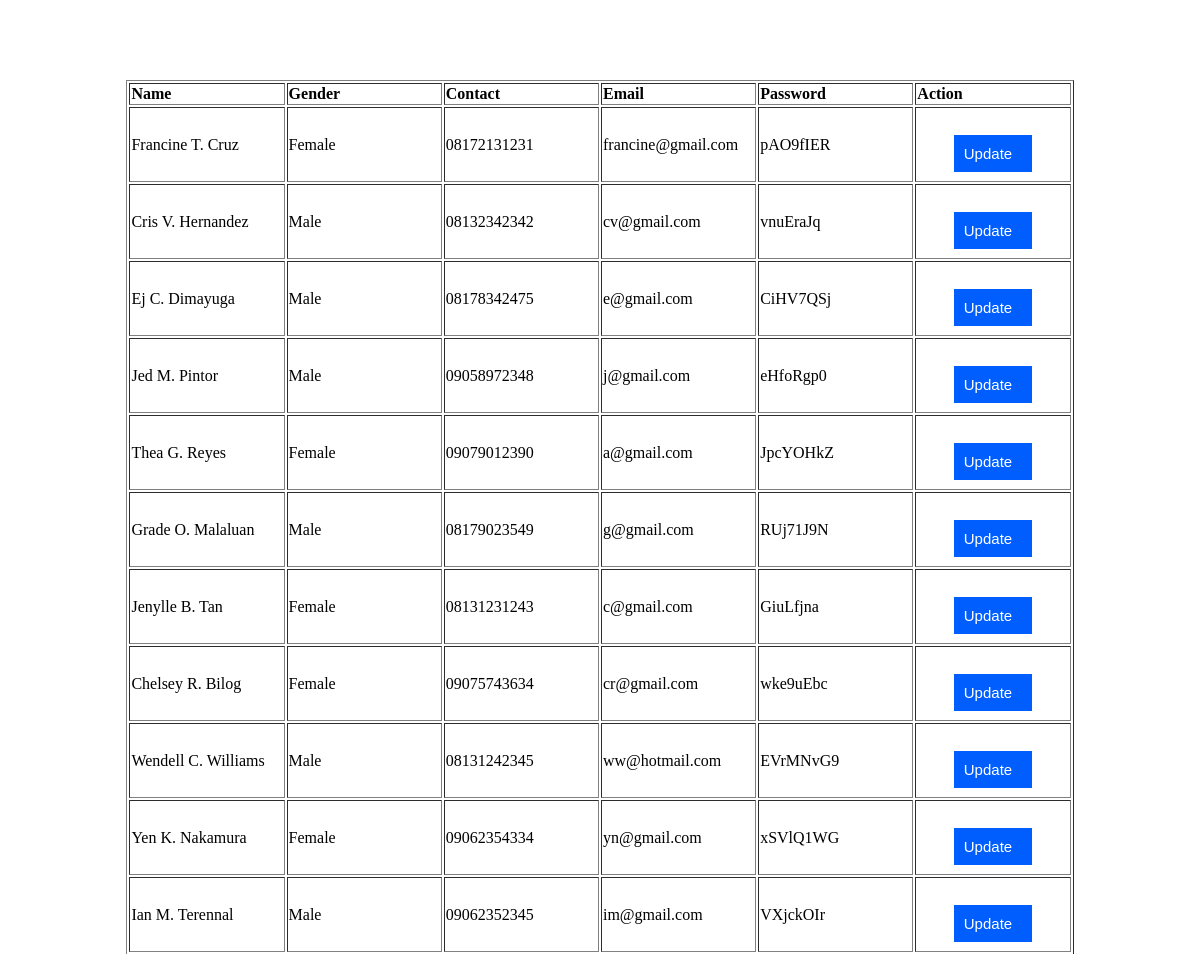
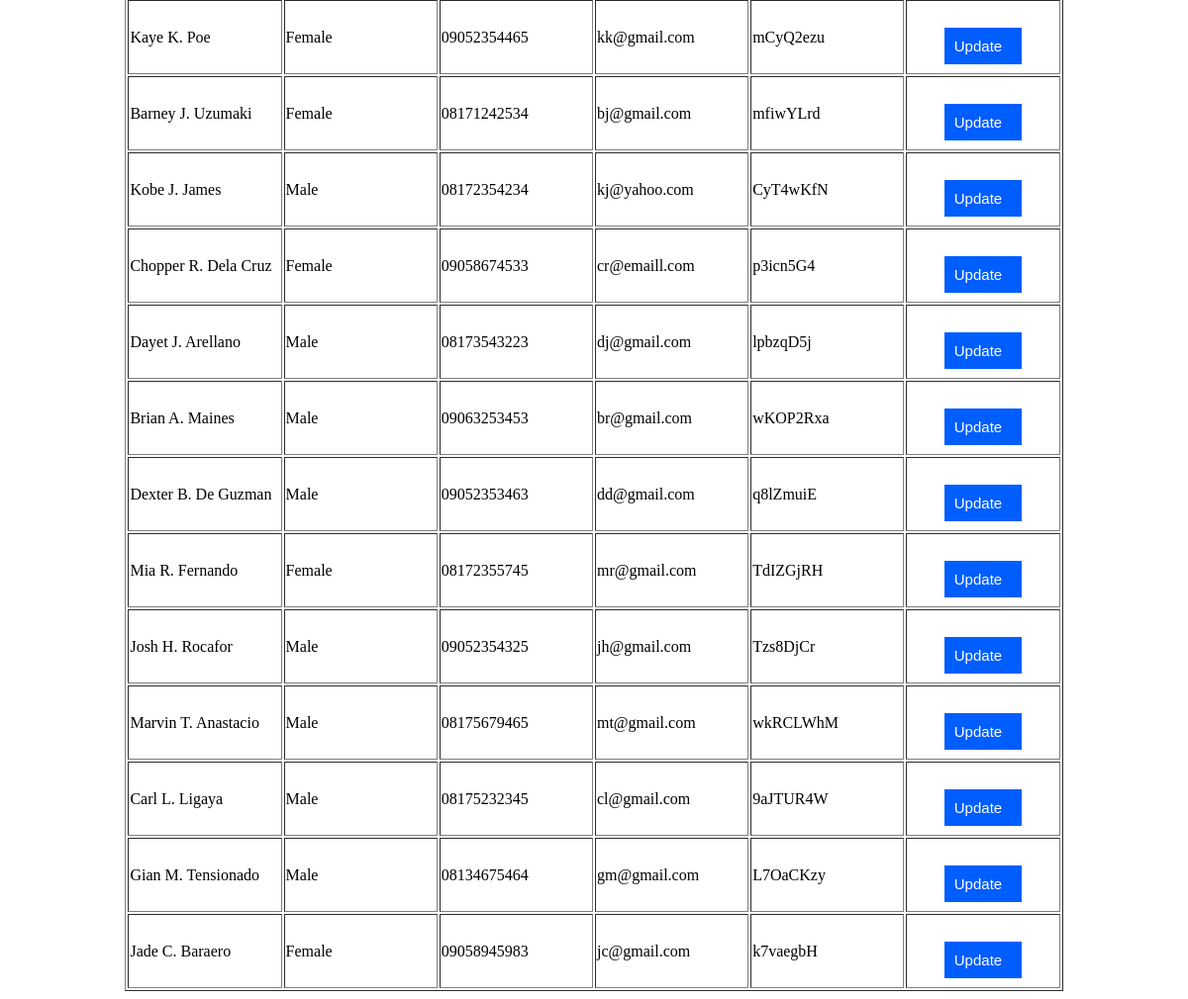
Before: /admin/retriever.php with the older database file (2 pictures, top to bottom).
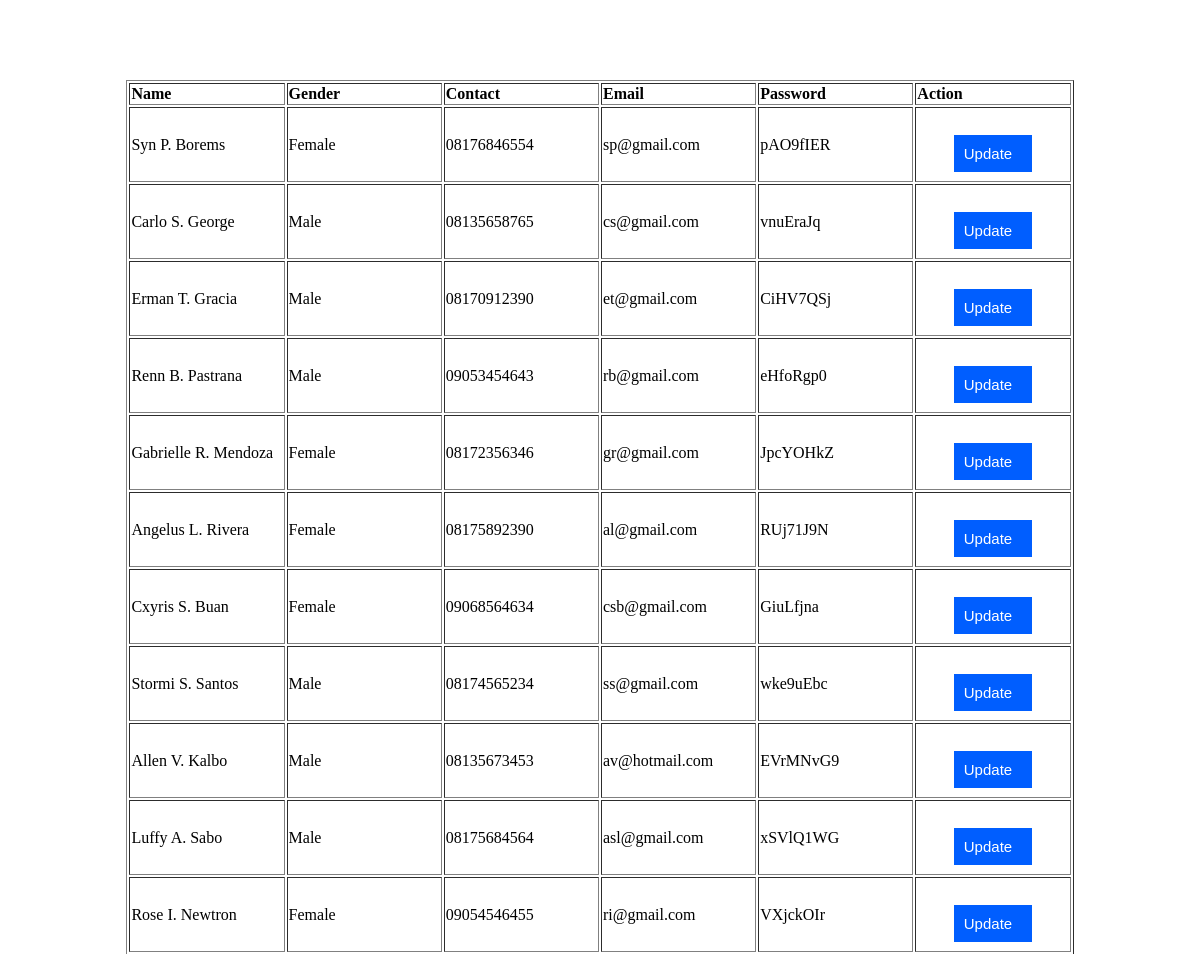
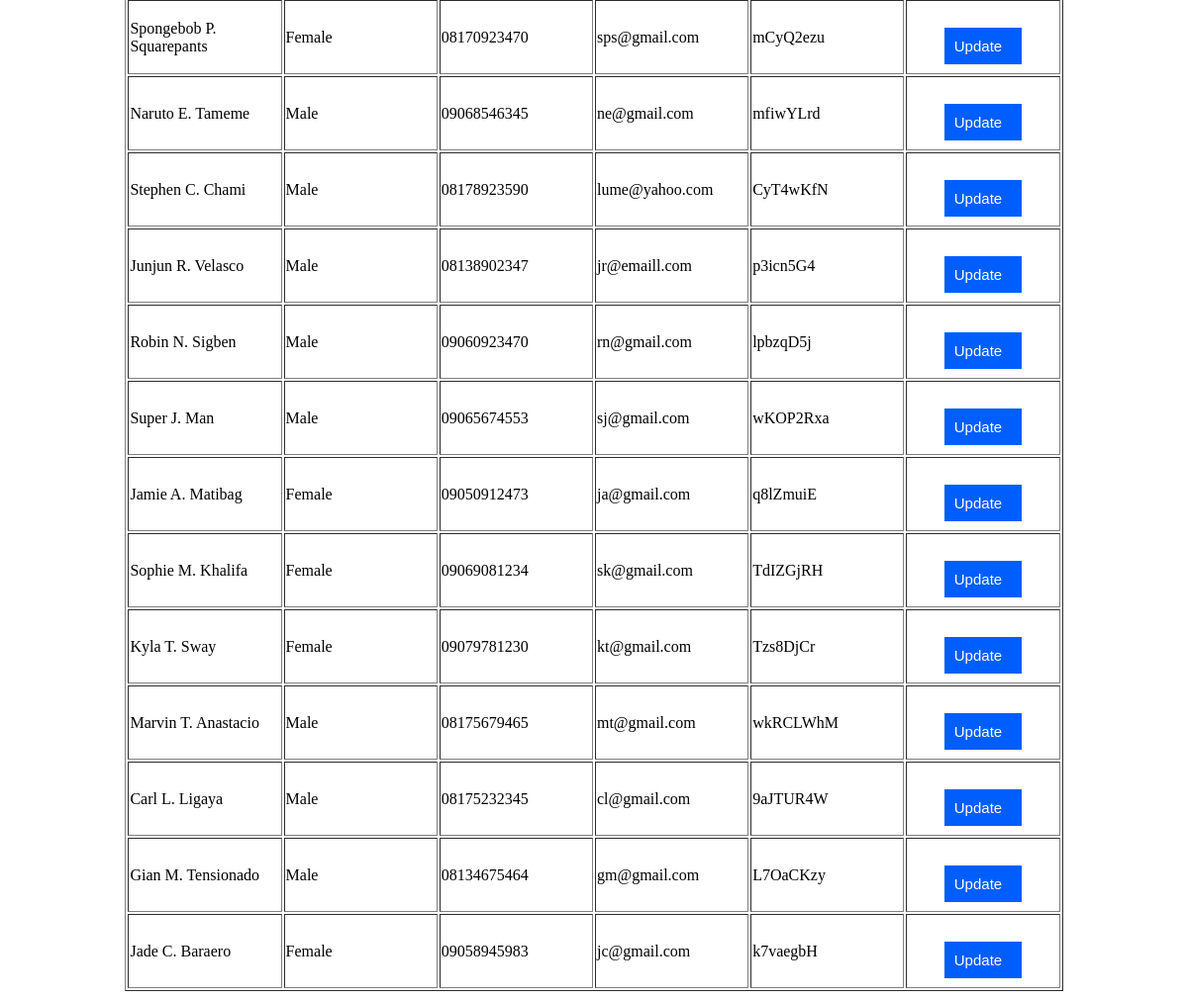
After: the same page with the newer database file (2 pictures, top to bottom).
### tables this page shows
CREATE TABLE `tbl_user` (
  `id_user` int(11) NOT NULL,
  `first_name` varchar(255) NOT NULL,
  `middle_name` varchar(255) NOT NULL,
  `last_name` varchar(255) NOT NULL,
  `gender` varchar(255) NOT NULL,
  `preffix` varchar(255) NOT NULL,
  `seven_digit` varchar(255) NOT NULL,
  `email` varchar(255) NOT NULL,
  `password` varchar(255) NOT NULL
);

### admin/retriever.php (the view, shortened to what this page needs)
<center>
<table border="1" width="80%">
<tr>
    <td width="16%"><b>Name</td>
    <td width="16%"><b>Gender</td>
    <td width="16%"><b>Contact</td>
    <td width="16%"><b>Email</td>
    <td width="16%"><b>Password</td>
    <td width="16%"><b>Action</td>
</tr>
<?php
include ("../connections.php");
$retrieve_query = mysqli_query($connections, "SELECT * FROM tbl_user");
while($row_users = mysqli_fetch_assoc($retrieve_query)){
    $id_user = $row_users["id_user"];
    $db_first_name = $row_users["first_name"];
    $db_middle_name = $row_users["middle_name"];
    $db_last_name = $row_users["last_name"];
    $db_gender = ucfirst($row_users["gender"]);
    $db_preffix = $row_users["preffix"];
    $db_seven_digit = $row_users["seven_digit"];
    $db_email = $row_users["email"];
    $db_password = $row_users["password"];
    $full_name = ucfirst($db_first_name) . " " . ucfirst($db_middle_name[0]) . ". " . ucfirst($db_last_name);
    $contact = $db_preffix.$db_seven_digit;
    $jScript = md5(rand(1,9));
    $newScript = md5(rand(1,9));
    $getUpdate = md5(rand(1,9));
    echo"
    <tr>
        <td>$full_name</td>
        <td>$db_gender</td>
        <td>$contact</td>
        <td>$db_email</td>
        <td>$db_password</td>
        <td>
            <center>
                <br>
                <br>
                <a href='?jScript=$jScript && newScript=$newScript && getUpdate=$getUpdate && id_user=$id_user' class='btn-update'>Update</a>
                <br>
                <br>
            </center>
        </td>
    </tr>";
}
?>
</table>

### connections.php (style rules this page uses)
.btn-update { font-family: Arial; color: #ffffff; font-size: 15px; background: #005eff; padding: 10px 20px 10px 10px; text-decoration: none; }

Changed rows visible on the page:
changed tbl_user "pAO9fIER": full_name "Francine T. Cruz" → "Syn P. Borems"; contact "08172131231" → "08176846554"; email "francine@gmail.com" → "sp@gmail.com"
changed tbl_user "vnuEraJq": full_name "Cris V. Hernandez" → "Carlo S. George"; contact "08132342342" → "08135658765"; email "cv@gmail.com" → "cs@gmail.com"
changed tbl_user "CiHV7QSj": full_name "Ej C. Dimayuga" → "Erman T. Gracia"; contact "08178342475" → "08170912390"; email "e@gmail.com" → "et@gmail.com"
changed tbl_user "eHfoRgp0": full_name "Jed M. Pintor" → "Renn B. Pastrana"; contact "09058972348" → "09053454643"; email "j@gmail.com" → "rb@gmail.com"
changed tbl_user "JpcYOHkZ": full_name "Thea G. Reyes" → "Gabrielle R. Mendoza"; contact "09079012390" → "08172356346"; email "a@gmail.com" → "gr@gmail.com"
changed tbl_user "RUj71J9N": full_name "Grade O. Malaluan" → "Angelus L. Rivera"; gender "Male" → "Female"; contact "08179023549" → "08175892390"; email "g@gmail.com" → "al@gmail.com"
changed tbl_user "GiuLfjna": full_name "Jenylle B. Tan" → "Cxyris S. Buan"; contact "08131231243" → "09068564634"; email "c@gmail.com" → "csb@gmail.com"
changed tbl_user "wke9uEbc": full_name "Chelsey R. Bilog" → "Stormi S. Santos"; gender "Female" → "Male"; contact "09075743634" → "08174565234"; email "cr@gmail.com" → "ss@gmail.com"
changed tbl_user "EVrMNvG9": full_name "Wendell C. Williams" → "Allen V. Kalbo"; contact "08131242345" → "08135673453"; email "ww@hotmail.com" → "av@hotmail.com"
changed tbl_user "xSVlQ1WG": full_name "Yen K. Nakamura" → "Luffy A. Sabo"; gender "Female" → "Male"; contact "09062354334" → "08175684564"; email "yn@gmail.com" → "asl@gmail.com"
changed tbl_user "VXjckOIr": full_name "Ian M. Terennal" → "Rose I. Newtron"; gender "Male" → "Female"; contact "09062352345" → "09054546455"; email "im@gmail.com" → "ri@gmail.com"
changed tbl_user "mCyQ2ezu": full_name "Kaye K. Poe" → "Spongebob P. Squarepants"; contact "09052354465" → "08170923470"; email "kk@gmail.com" → "sps@gmail.com"
changed tbl_user "mfiwYLrd": full_name "Barney J. Uzumaki" → "Naruto E. Tameme"; gender "Female" → "Male"; contact "08171242534" → "09068546345"; email "bj@gmail.com" → "ne@gmail.com"
changed tbl_user "CyT4wKfN": full_name "Kobe J. James" → "Stephen C. Chami"; contact "08172354234" → "08178923590"; email "kj@yahoo.com" → "lume@yahoo.com"
changed tbl_user "p3icn5G4": full_name "Chopper R. Dela Cruz" → "Junjun R. Velasco"; gender "Female" → "Male"; contact "09058674533" → "08138902347"; email "cr@emaill.com" → "jr@emaill.com"
changed tbl_user "lpbzqD5j": full_name "Dayet J. Arellano" → "Robin N. Sigben"; contact "08173543223" → "09060923470"; email "dj@gmail.com" → "rn@gmail.com"
changed tbl_user "wKOP2Rxa": full_name "Brian A. Maines" → "Super J. Man"; contact "09063253453" → "09065674553"; email "br@gmail.com" → "sj@gmail.com"
changed tbl_user "q8lZmuiE": full_name "Dexter B. De Guzman" → "Jamie A. Matibag"; gender "Male" → "Female"; contact "09052353463" → "09050912473"; email "dd@gmail.com" → "ja@gmail.com"
changed tbl_user "TdIZGjRH": full_name "Mia R. Fernando" → "Sophie M. Khalifa"; contact "08172355745" → "09069081234"; email "mr@gmail.com" → "sk@gmail.com"
changed tbl_user "Tzs8DjCr": full_name "Josh H. Rocafor" → "Kyla T. Sway"; gender "Male" → "Female"; contact "09052354325" → "09079781230"; email "jh@gmail.com" → "kt@gmail.com"
